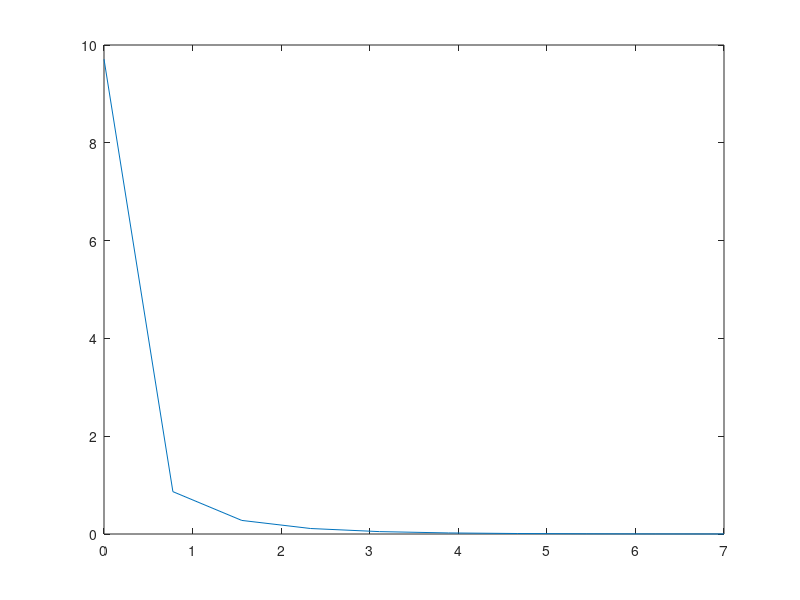

Here is the MATLAB script that generated this plot:
clc
clear all
n1=10;
x=linspace(0,7,n1);
x=x.';
F=[];
for i=1:n1
    if x(i)<1
        F=[F;1-x(i)];
    else
        F=[F;0];
    end
end
lambda=[1,2,3,4,5,6,7,8,9,10];
n=length(lambda);
C=zeros(n1,n);
for i=1:n1
    for j=1:n
        C(i,j)=exp(-1*lambda(j)*x(i));
    end
end
disp(cond(C))
A=F\C;
plot(x,C*A.')
T=C*A.';
